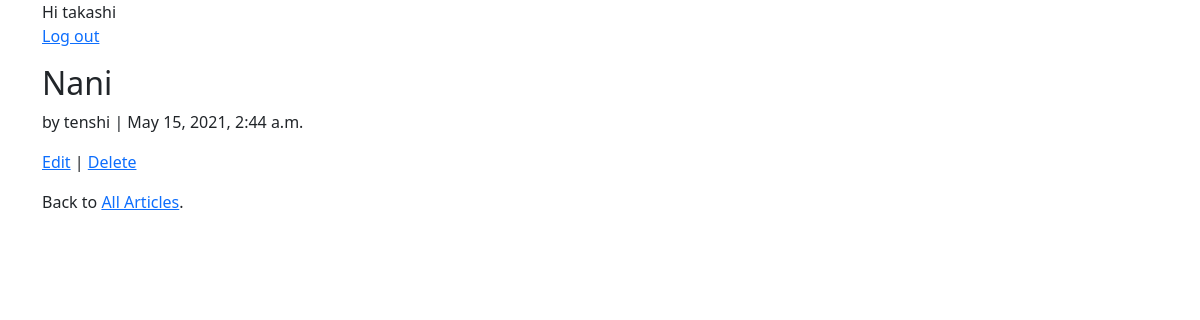
Screenshot of /articles/4/ (signed in) with the database file from the repository.
### users/models.py (models this page shows)
class CustomUser(AbstractUser):
    age = models.PositiveIntegerField(null=True, blank=True)

### articles/models.py (models this page shows, shortened)
class Article(models.Model):
    title = models.CharField(max_length=255)
    body = models.TextField()
    date = models.DateTimeField(auto_now_add=True)
    author = models.ForeignKey(
        get_user_model(),
        on_delete=models.CASCADE,
    )

### articles/views.py (the view)
# urls.py: path('<int:pk>/', ArticleDetailView.as_view(), name='article_detail'),
class ArticleDetailView(LoginRequired, DetailView):
    model = Article
    template_name = 'articles/article_detail.html'

### articles/templates/articles/article_detail.html (shortened to what this page needs)
{% extends 'base.html' %}
{% block content %}
<div class="article-entry">
    <h2>{{ object.title }}</h2>
    <p>by {{ object.author }} | {{ object.date }}</p>
</div>
<p>
    <a href="{% url 'article_edit' article.pk %}">Edit</a> |
    <a href="{% url 'article_delete' article.pk %}">Delete</a>
</p>
<p>Back to <a href="{% url 'article_list'  %}">All Articles</a>.</p>
{% endblock %}

### users/templates/base.html (shortened to what this page needs)
{% load static %}
<!DOCTYPE html>
<html lang="en">
<head>
    <link href="https://cdn.jsdelivr.net/npm/bootstrap@5.0.1/dist/css/bootstrap.min.css" rel="stylesheet">
</head>
<body>
<nav class="container">
{% if user.is_authenticated  %}
    Hi {{ user.username }}
    <p><a href="{% url 'logout' %}">Log out</a></p>
{% else %}
    <p>You're not logged in.</p>
    <a href="{% url 'login' %}">Log in</a>
    |
    <a href="{% url 'signup' %}">Sign up</a>
{% endif %}
</nav>
<div class="container">
    {% block content %}
    {% endblock %}
</div>
</body>
</html>

### rows the page displays
CustomUser: username "takashi"
Article: title "Nani", author "tenshi", date "May 15, 2021, 2:44 a.m."
